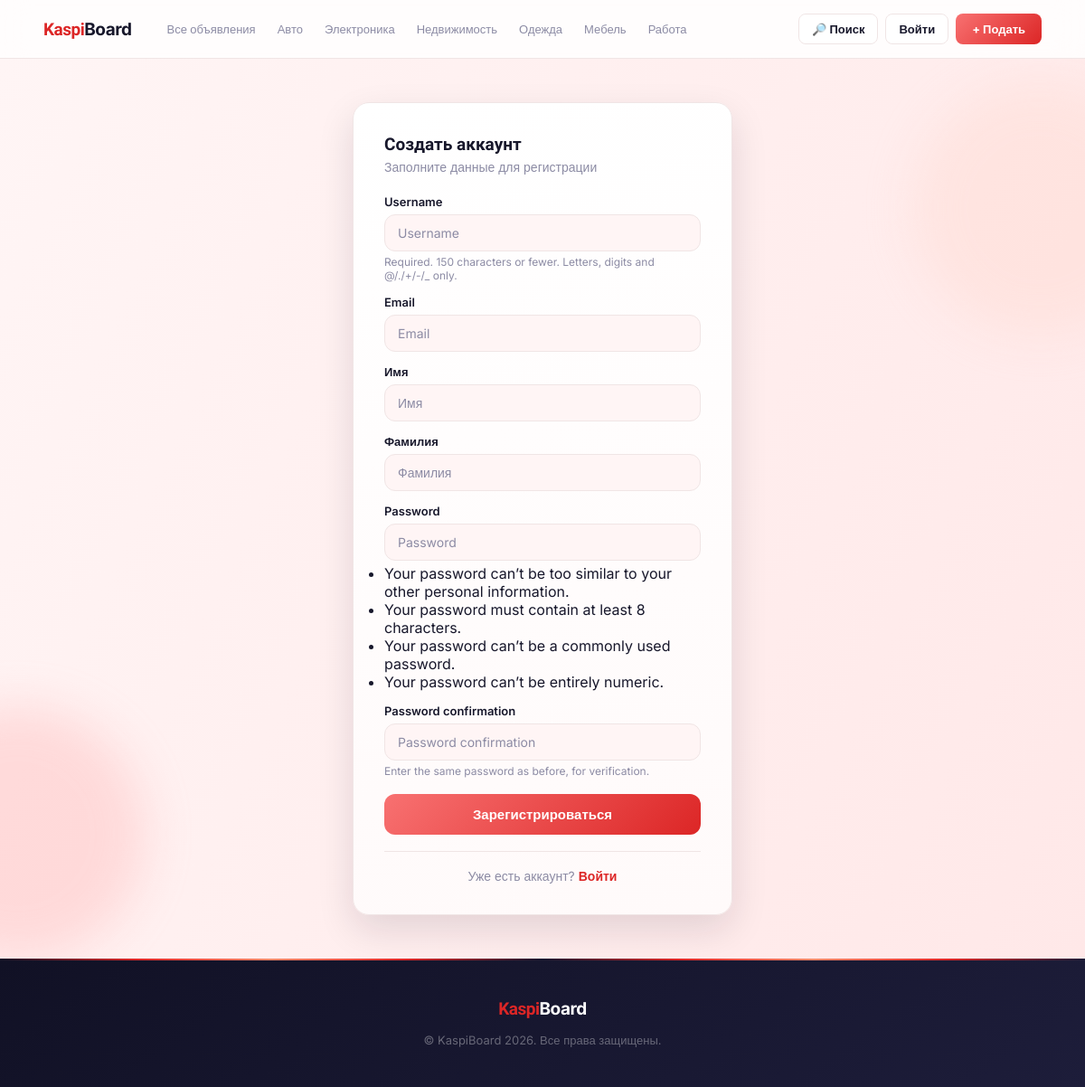
Screenshot of /register/ with the database file from the repository.
### core_app/models.py (models this page shows, shortened)
class Category(models.Model):
    name = models.CharField('Название категории', max_length=100)
    slug = models.SlugField('Слаг', max_length=100, unique=True, null=True, blank=True)

### core_app/views.py (the view)
# urls.py: path('register/', views.register_view, name='register_page'),
def register_view(request):
    if request.user.is_authenticated:
        return redirect('home_page')
    if request.method == 'POST':
        form = UserRegisterForm(request.POST)
        if form.is_valid():
            form.save()
            messages.success(request, 'Аккаунт создан! Теперь войдите.')
            return redirect('login_page')
    else:
        form = UserRegisterForm()
    return render(request, 'register.html', {'form': form})

### core_app/forms.py
class UserRegisterForm(UserCreationForm):
    email = forms.EmailField(required=True, label='Email')
    first_name = forms.CharField(max_length=30, required=True, label='Имя')
    last_name = forms.CharField(max_length=30, required=True, label='Фамилия')
    class Meta(UserCreationForm.Meta):
        model = User
        fields = ('username', 'email', 'first_name', 'last_name')

### core_app/context_processors.py (called while the page is built)
def categories_processor(request):
    return {
        'categories': Category.objects.all()
    }

### core_app/templates/register.html (shortened to what this page needs)
{% extends 'base.html' %}
{% block content %}
<section class="auth-section">
    <div class="auth-card">
        <h2>Создать аккаунт</h2>
        <p class="sub">Заполните данные для регистрации</p>
        <form method="post" novalidate>
            {% for field in form %}
            <div class="form-group">
                <label class="form-label">{{ field.label }}</label>
                <input class="form-input" type="{{ field.field.widget.input_type }}" name="{{ field.html_name }}" value="{{ field.value|default:'' }}" placeholder="{{ field.label }}" {% if field.field.widget.input_type == 'password' %}autocomplete="new-password"{% endif %}>
                {% if field.help_text %}<p class="form-help">{{ field.help_text }}</p>{% endif %}
            </div>
            {% endfor %}
            <button type="submit" class="btn-submit btn-full">Зарегистрироваться</button>
        </form>
        <div class="auth-divider"></div>
        <p class="auth-link">Уже есть аккаунт? <a href="{% url 'login_page' %}">Войти</a></p>
    </div>
</section>
{% endblock %}

### core_app/templates/base.html (shortened to what this page needs)
{% load static %}
<!DOCTYPE html>
<html lang="ru">
<head>
    <link rel="stylesheet" href="{% static 'css/style.css' %}">
</head>
<body class="site-body">
<header class="header">
    <div class="header-inner">
        <a href="{% url 'home_page' %}" class="logo-text">Kaspi<span>Board</span></a>
        <nav class="header-nav">
            <a href="{% url 'all_ads_page' %}" {% if request.resolver_match.url_name == 'all_ads_page' %}class="active-cat"{% endif %}>Все объявления</a>
            {% for category in categories %}
            <a href="{% url 'ads_by_category' pk=category.pk %}" {% if request.resolver_match.url_name == 'ads_by_category' and request.resolver_match.kwargs.pk == category.pk %}class="active-cat"{% endif %}>{{ category.name }}</a>
            {% endfor %}
        </nav>
        <div class="header-actions">
            <a href="{% url 'search_page' %}" class="btn-hg">🔎 Поиск</a>
            {% if user.is_authenticated %}
                <a href="{% url 'profile_page' %}" class="btn-hg">🧑 {{ user.username }}</a>
                <a href="{% url 'ad_create' %}" class="btn-hp">+ Подать</a>
            {% else %}
                <a href="{% url 'login_page' %}" class="btn-hg">Войти</a>
                <a href="{% url 'ad_create' %}" class="btn-hp">+ Подать</a>
            {% endif %}
        </div>
    </div>
</header>
<main class="site-main">
    {% block content %}{% endblock %}
</main>
<footer class="footer">
    <div>
        <a href="{% url 'home_page' %}" class="logo-text">Kaspi<span>Board</span></a>
        <p>&copy; KaspiBoard 2026. Все права защищены.</p>
    </div>
</footer>
</body>
</html>

### rows the page displays
Category: name "Авто"
Category: name "Электроника"
Category: name "Недвижимость"
Category: name "Одежда"
Category: name "Мебель"
Category: name "Работа"

### other values shown
{{ field.label }} "Username" "Email" "Имя" "Фамилия" "Password" "Password confirmation"
{{ field.help_text }} "Required. 150 characters or fewer. Letters, digits and @/./+/-/_ only." "Enter the same password as before, for verification."
